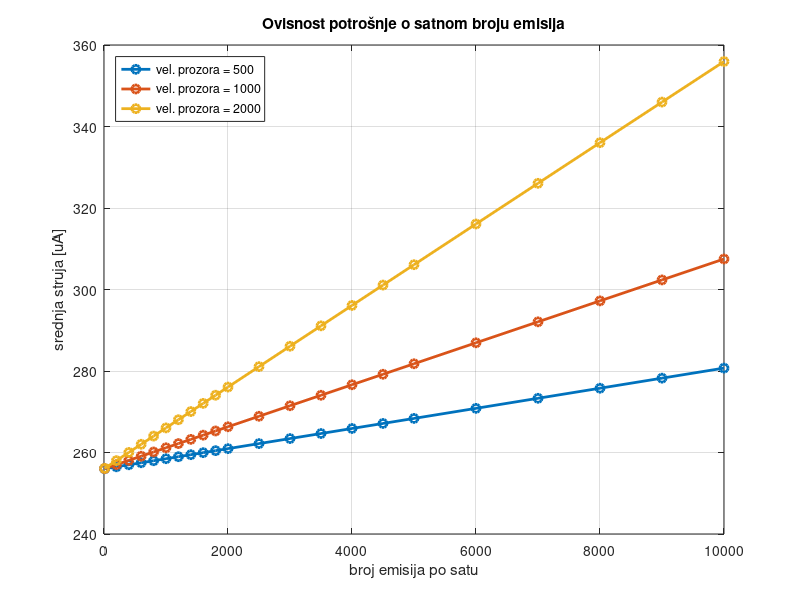
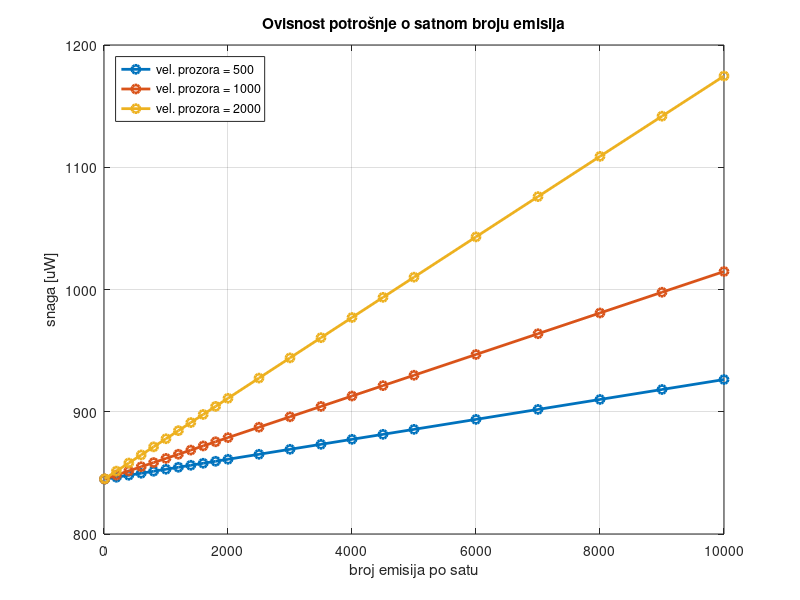
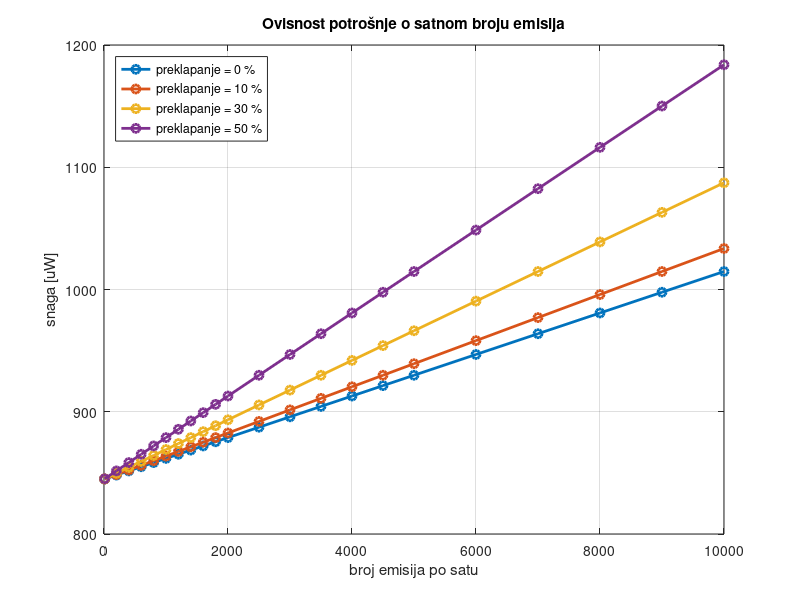

Here is the MATLAB script that generated these plots, in order:
clear all

currAct = 22600*10^-6;
currPas = 256*10^-6;
V=3.3;

t_500 =0.1993;
t_1000=0.8315;
t_2000=3.2352;

emissRate=[10 200 400 600 800 1000 1200 1400 1600 1800 2000 2500 3000 3500 4000 4500 5000 6000 7000 8000 9000 10000];

Tmir500=60*60*500./emissRate; % u sekundama
Tmir1000=60*60*1000./emissRate; % u sekundama
Tmir2000=60*60*2000./emissRate; % u sekundama

for i=1:length(emissRate)
    avgPow500(i)=(currAct*t_500+currPas*Tmir500(i))/(t_500+Tmir500(i));
end

for i=1:length(emissRate)
    avgPow1000(i)=(currAct*t_1000+currPas*Tmir1000(i))/(t_1000+Tmir1000(i));
end

for i=1:length(emissRate)
    avgPow2000(i)=(currAct*t_2000+currPas*Tmir2000(i))/(t_2000+Tmir2000(i));
end

%% srednja struja
figure
plot(emissRate,avgPow500*10^6,'marker','o','linewidth',2,'DisplayName',sprintf('vel. prozora = %d',500));
grid on
hold on
plot(emissRate,avgPow1000*10^6,'marker','o','linewidth',2,'DisplayName',sprintf('vel. prozora = %d',1000));
plot(emissRate,avgPow2000*10^6,'marker','o','linewidth',2,'DisplayName',sprintf('vel. prozora = %d',2000));

legend show 
legend('Location','northwest');
ylabel('srednja struja [uA]');
xlabel('broj emisija po satu');
title('Ovisnost potrošnje o satnom broju emisija');
set(gca,'box','on');

%% srednja snaga
figure
plot(emissRate,avgPow500*10^6*V,'marker','o','linewidth',2,'DisplayName',sprintf('vel. prozora = %d',500));
grid on
hold on
plot(emissRate,avgPow1000*10^6*V,'marker','o','linewidth',2,'DisplayName',sprintf('vel. prozora = %d',1000));
plot(emissRate,avgPow2000*10^6*V,'marker','o','linewidth',2,'DisplayName',sprintf('vel. prozora = %d',2000));

legend show 
legend('Location','northwest');
ylabel('snaga [uW]');
xlabel('broj emisija po satu');
title('Ovisnost potrošnje o satnom broju emisija');
set(gca,'box','on');
%set(gca,'FontSize',14)

%% srednja snaga, preklapanje
preklapanje=[0 0.1 0.3 0.5];
emissRate=[10 200 400 600 800 1000 1200 1400 1600 1800 2000 2500 3000 3500 4000 4500 5000 6000 7000 8000 9000 10000];
Tmir1000=60*60*1000./emissRate;

figure
for j=1:length(preklapanje)
    
    t_new = Tmir1000.*(1-preklapanje(j));
    for i=1:length(emissRate)
       avgPow1000(i)=(currAct*t_1000+currPas*t_new(i))/(t_1000+t_new(i));
    end
    
    plot(emissRate,avgPow1000*10^6*V,'marker','o','linewidth',2,'DisplayName',sprintf('preklapanje = %d %%',preklapanje(j)*100));
    hold on
    grid on
end

legend show 
legend('Location','northwest');
ylabel('snaga [uW]');
xlabel('broj emisija po satu');
title('Ovisnost potrošnje o satnom broju emisija');
set(gca,'box','on');